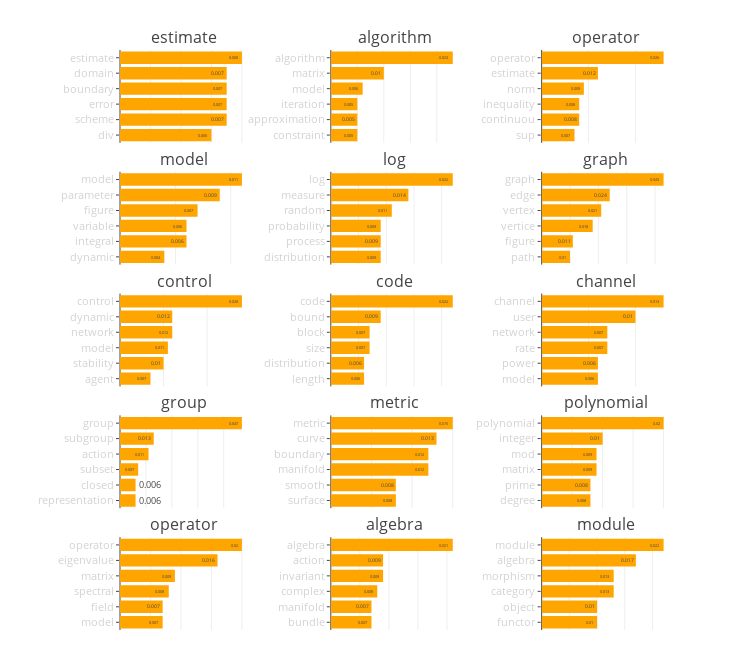

Notebook cell for this chart:
### Code cell
lda_topics(volume)

### Figure 1 — Plotly figure (JSON) as saved in the notebook; plotly's stock layout.template omitted (floating-point values rounded to 4 significant figures)
{"data": [{"hoverinfo": "text", "marker": {"color": "orange"}, "orientation": "h", "text": [0.006, 0.007, 0.007, 0.007, 0.007, 0.008], "type": "bar", "x": [0.006, 0.007, 0.007, 0.007, 0.007, 0.008], "xaxis": "x1", "y": ["div", "scheme", "error", "boundary", "domain", "estimate"], "yaxis": "y1"}, {"hoverinfo": "text", "marker": {"color": "orange"}, "orientation": "h", "text": [0.005, 0.005, 0.005, 0.006, 0.01, 0.023], "type": "bar", "x": [0.005, 0.005, 0.005, 0.006, 0.01, 0.023], "xaxis": "x2", "y": ["constraint", "approximation", "iteration", "model", "matrix", "algorithm"], "yaxis": "y2"}, {"hoverinfo": "text", "marker": {"color": "orange"}, "orientation": "h", "text": [0.007, 0.008, 0.008, 0.009, 0.012, 0.026], "type": "bar", "x": [0.007, 0.008, 0.008, 0.009, 0.012, 0.026], "xaxis": "x3", "y": ["sup", "continuou", "inequality", "norm", "estimate", "operator"], "yaxis": "y3"}, {"hoverinfo": "text", "marker": {"color": "orange"}, "orientation": "h", "text": [0.004, 0.006, 0.006, 0.007, 0.009, 0.011], "type": "bar", "x": [0.004, 0.006, 0.006, 0.007, 0.009, 0.011], "xaxis": "x4", "y": ["dynamic", "integral", "variable", "figure", "parameter", "model"], "yaxis": "y4"}, {"hoverinfo": "text", "marker": {"color": "orange"}, "orientation": "h", "text": [0.009, 0.009, 0.009, 0.011, 0.014, 0.022], "type": "bar", "x": [0.009, 0.009, 0.009, 0.011, 0.014, 0.022], "xaxis": "x5", "y": ["distribution", "process", "probability", "random", "measure", "log"], "yaxis": "y5"}, {"hoverinfo": "text", "marker": {"color": "orange"}, "orientation": "h", "text": [0.01, 0.011, 0.018, 0.021, 0.024, 0.043], "type": "bar", "x": [0.01, 0.011, 0.018, 0.021, 0.024, 0.043], "xaxis": "x6", "y": ["path", "figure", "vertice", "vertex", "edge", "graph"], "yaxis": "y6"}, {"hoverinfo": "text", "marker": {"color": "orange"}, "orientation": "h", "text": [0.007, 0.01, 0.011, 0.012, 0.012, 0.028], "type": "bar", "x": [0.007, 0.01, 0.011, 0.012, 0.012, 0.028], "xaxis": "x7", "y": ["agent", "stability", "model", "network", "dynamic", "control"], "yaxis": "y7"}, {"hoverinfo": "text", "marker": {"color": "orange"}, "orientation": "h", "text": [0.006, 0.006, 0.007, 0.007, 0.009, 0.022], "type": "bar", "x": [0.006, 0.006, 0.007, 0.007, 0.009, 0.022], "xaxis": "x8", "y": ["length", "distribution", "size", "block", "bound", "code"], "yaxis": "y8"}, {"hoverinfo": "text", "marker": {"color": "orange"}, "orientation": "h", "text": [0.006, 0.006, 0.007, 0.007, 0.01, 0.013], "type": "bar", "x": [0.006, 0.006, 0.007, 0.007, 0.01, 0.013], "xaxis": "x9", "y": ["model", "power", "rate", "network", "user", "channel"], "yaxis": "y9"}, {"hoverinfo": "text", "marker": {"color": "orange"}, "orientation": "h", "text": [0.006, 0.006, 0.007, 0.011, 0.013, 0.047], "type": "bar", "x": [0.006, 0.006, 0.007, 0.011, 0.013, 0.047], "xaxis": "x10", "y": ["representation", "closed", "subset", "action", "subgroup", "group"], "yaxis": "y10"}, {"hoverinfo": "text", "marker": {"color": "orange"}, "orientation": "h", "text": [0.008, 0.008, 0.012, 0.012, 0.013, 0.015], "type": "bar", "x": [0.008, 0.008, 0.012, 0.012, 0.013, 0.015], "xaxis": "x11", "y": ["surface", "smooth", "manifold", "boundary", "curve", "metric"], "yaxis": "y11"}, {"hoverinfo": "text", "marker": {"color": "orange"}, "orientation": "h", "text": [0.008, 0.008, 0.009, 0.009, 0.01, 0.02], "type": "bar", "x": [0.008, 0.008, 0.009, 0.009, 0.01, 0.02], "xaxis": "x12", "y": ["degree", "prime", "matrix", "mod", "integer", "polynomial"], "yaxis": "y12"}, {"hoverinfo": "text", "marker": {"color": "orange"}, "orientation": "h", "text": [0.007, 0.007, 0.008, 0.009, 0.016, 0.02], "type": "bar", "x": [0.007, 0.007, 0.008, 0.009, 0.016, 0.02], "xaxis": "x13", "y": ["model", "field", "spectral", "matrix", "eigenvalue", "operator"], "yaxis": "y13"}, {"hoverinfo": "text", "marker": {"color": "orange"}, "orientation": "h", "text": [0.007, 0.007, 0.008, 0.009, 0.009, 0.021], "type": "bar", "x": [0.007, 0.007, 0.008, 0.009, 0.009, 0.021], "xaxis": "x14", "y": ["bundle", "manifold", "complex", "invariant", "action", "algebra"], "yaxis": "y14"}, {"hoverinfo": "text", "marker": {"color": "orange"}, "orientation": "h", "text": [0.01, 0.01, 0.013, 0.013, 0.017, 0.022], "type": "bar", "x": [0.01, 0.01, 0.013, 0.013, 0.017, 0.022], "xaxis": "x15", "y": ["functor", "object", "category", "morphism", "algebra", "module"], "yaxis": "y15"}], "layout": {"annotations": [{"font": {"size": 16}, "showarrow": false, "text": "estimate", "x": 0.1167, "xanchor": "center", "xref": "paper", "y": 1, "yanchor": "bottom", "yref": "paper"}, {"font": {"size": 16}, "showarrow": false, "text": "algorithm", "x": 0.5, "xanchor": "center", "xref": "paper", "y": 1, "yanchor": "bottom", "yref": "paper"}, {"font": {"size": 16}, "showarrow": false, "text": "operator", "x": 0.8833, "xanchor": "center", "xref": "paper", "y": 1, "yanchor": "bottom", "yref": "paper"}, {"font": {"size": 16}, "showarrow": false, "text": "model", "x": 0.1167, "xanchor": "center", "xref": "paper", "y": 0.79, "yanchor": "bottom", "yref": "paper"}, {"font": {"size": 16}, "showarrow": false, "text": "log", "x": 0.5, "xanchor": "center", "xref": "paper", "y": 0.79, "yanchor": "bottom", "yref": "paper"}, {"font": {"size": 16}, "showarrow": false, "text": "graph", "x": 0.8833, "xanchor": "center", "xref": "paper", "y": 0.79, "yanchor": "bottom", "yref": "paper"}, {"font": {"size": 16}, "showarrow": false, "text": "control", "x": 0.1167, "xanchor": "center", "xref": "paper", "y": 0.58, "yanchor": "bottom", "yref": "paper"}, {"font": {"size": 16}, "showarrow": false, "text": "code", "x": 0.5, "xanchor": "center", "xref": "paper", "y": 0.58, "yanchor": "bottom", "yref": "paper"}, {"font": {"size": 16}, "showarrow": false, "text": "channel", "x": 0.8833, "xanchor": "center", "xref": "paper", "y": 0.58, "yanchor": "bottom", "yref": "paper"}, {"font": {"size": 16}, "showarrow": false, "text": "group", "x": 0.1167, "xanchor": "center", "xref": "paper", "y": 0.37, "yanchor": "bottom", "yref": "paper"}, {"font": {"size": 16}, "showarrow": false, "text": "metric", "x": 0.5, "xanchor": "center", "xref": "paper", "y": 0.37, "yanchor": "bottom", "yref": "paper"}, {"font": {"size": 16}, "showarrow": false, "text": "polynomial", "x": 0.8833, "xanchor": "center", "xref": "paper", "y": 0.37, "yanchor": "bottom", "yref": "paper"}, {"font": {"size": 16}, "showarrow": false, "text": "operator", "x": 0.1167, "xanchor": "center", "xref": "paper", "y": 0.16, "yanchor": "bottom", "yref": "paper"}, {"font": {"size": 16}, "showarrow": false, "text": "algebra", "x": 0.5, "xanchor": "center", "xref": "paper", "y": 0.16, "yanchor": "bottom", "yref": "paper"}, {"font": {"size": 16}, "showarrow": false, "text": "module", "x": 0.8833, "xanchor": "center", "xref": "paper", "y": 0.16, "yanchor": "bottom", "yref": "paper"}], "height": 650, "margin": {"b": 20, "l": 120, "t": 50}, "showlegend": false, "title": "", "width": 750, "xaxis1": {"anchor": "y1", "domain": [0, 0.2333], "showticklabels": false}, "xaxis10": {"anchor": "y10", "domain": [0, 0.2333], "showticklabels": false}, "xaxis11": {"anchor": "y11", "domain": [0.3833, 0.6167], "showticklabels": false}, "xaxis12": {"anchor": "y12", "domain": [0.7667, 1.0], "showticklabels": false}, "xaxis13": {"anchor": "y13", "domain": [0, 0.2333], "showticklabels": false}, "xaxis14": {"anchor": "y14", "domain": [0.3833, 0.6167], "showticklabels": false}, "xaxis15": {"anchor": "y15", "domain": [0.7667, 1.0], "showticklabels": false}, "xaxis2": {"anchor": "y2", "domain": [0.3833, 0.6167], "showticklabels": false}, "xaxis3": {"anchor": "y3", "domain": [0.7667, 1.0], "showticklabels": false}, "xaxis4": {"anchor": "y4", "domain": [0, 0.2333], "showticklabels": false}, "xaxis5": {"anchor": "y5", "domain": [0.3833, 0.6167], "showticklabels": false}, "xaxis6": {"anchor": "y6", "domain": [0.7667, 1.0], "showticklabels": false}, "xaxis7": {"anchor": "y7", "domain": [0, 0.2333], "showticklabels": false}, "xaxis8": {"anchor": "y8", "domain": [0.3833, 0.6167], "showticklabels": false}, "xaxis9": {"anchor": "y9", "domain": [0.7667, 1.0], "showticklabels": false}, "yaxis1": {"anchor": "x1", "domain": [0.84, 1], "tickfont": {"color": "lightgrey", "size": 11}, "ticklen": 3}, "yaxis10": {"anchor": "x10", "domain": [0.21, 0.37], "tickfont": {"color": "lightgrey", "size": 11}, "ticklen": 3}, "yaxis11": {"anchor": "x11", "domain": [0.21, 0.37], "tickfont": {"color": "lightgrey", "size": 11}, "ticklen": 3}, "yaxis12": {"anchor": "x12", "domain": [0.21, 0.37], "tickfont": {"color": "lightgrey", "size": 11}, "ticklen": 3}, "yaxis13": {"anchor": "x13", "domain": [0, 0.16], "tickfont": {"color": "lightgrey", "size": 11}, "ticklen": 3}, "yaxis14": {"anchor": "x14", "domain": [0, 0.16], "tickfont": {"color": "lightgrey", "size": 11}, "ticklen": 3}, "yaxis15": {"anchor": "x15", "domain": [0, 0.16], "tickfont": {"color": "lightgrey", "size": 11}, "ticklen": 3}, "yaxis2": {"anchor": "x2", "domain": [0.84, 1], "tickfont": {"color": "lightgrey", "size": 11}, "ticklen": 3}, "yaxis3": {"anchor": "x3", "domain": [0.84, 1], "tickfont": {"color": "lightgrey", "size": 11}, "ticklen": 3}, "yaxis4": {"anchor": "x4", "domain": [0.63, 0.79], "tickfont": {"color": "lightgrey", "size": 11}, "ticklen": 3}, "yaxis5": {"anchor": "x5", "domain": [0.63, 0.79], "tickfont": {"color": "lightgrey", "size": 11}, "ticklen": 3}, "yaxis6": {"anchor": "x6", "domain": [0.63, 0.79], "tickfont": {"color": "lightgrey", "size": 11}, "ticklen": 3}, "yaxis7": {"anchor": "x7", "domain": [0.42, 0.58], "tickfont": {"color": "lightgrey", "size": 11}, "ticklen": 3}, "yaxis8": {"anchor": "x8", "domain": [0.42, 0.58], "tickfont": {"color": "lightgrey", "size": 11}, "ticklen": 3}, "yaxis9": {"anchor": "x9", "domain": [0.42, 0.58], "tickfont": {"color": "lightgrey", "size": 11}, "ticklen": 3}}}
